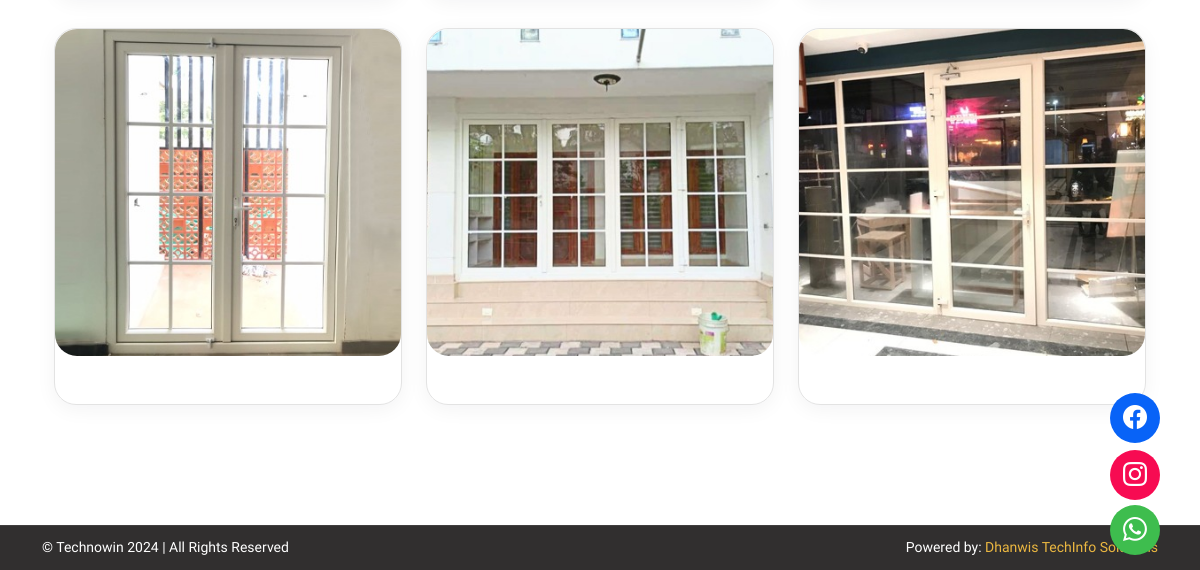
The app's page /doors/ (lower part), older data.
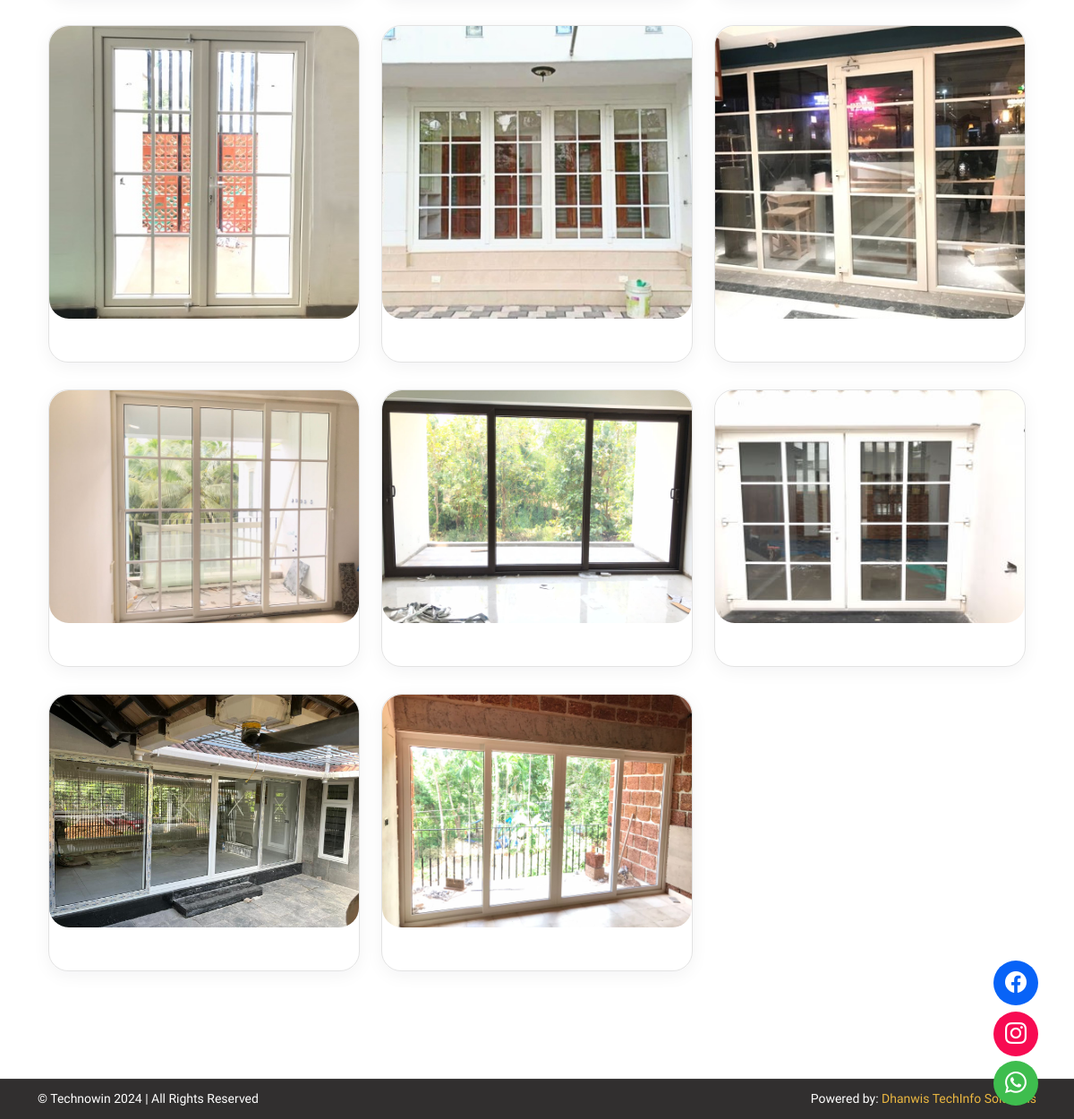
The same page, newer data.
### admin_app/models.py (models this page shows)
class Door(models.Model):
    image = models.ImageField(upload_to='admin_app/door')
    head = models.CharField(max_length=500, null=True, blank=True)
    description = models.CharField(max_length=1000, null=True, blank=True)

### user_app/views.py (the view)
# urls.py: path('doors/', door_list, name='door_list'),
def doors(request):
    current_page = 'doors'
    doors = Door.objects.all()
    context = {
        'current_page': current_page,
        'doors': doors
    }
    return render(request, 'user_app/pages/doors.html', context)

### templates/user_app/pages/doors.html (shortened to what this page needs)
{% extends "user_app/base.html" %}
{% load static %}
{% block content %}
    <div class="project-area bg-relative" style="padding-top: 30px;">
        <div class="container">
            <div class="team-area bg-relative pd-bottom-90">
                <div class="container">
                    <div class="row">
                        {% for door in doors %}
                            <div class="col-lg-4 col-md-6">
                                <div class="single-team-inner text-center">
                                    <div class="thumb">
                                        <img src="{{ door.image.url }}" alt="img">
                                    </div>
                                    <div class="details">
                                    </div>
                                </div>
                            </div>
                        {% endfor %}
                    </div>
                </div>
            </div>
        </div>
    </div>
    {% include 'user_app/components/footer.html' %}
    {% endblock content %}

Row changes from the older to the newer data that the page shows:
added Door: image (picture)
added Door: image (picture)
added Door: image (picture)
added Door: image (picture)
added Door: image (picture)
